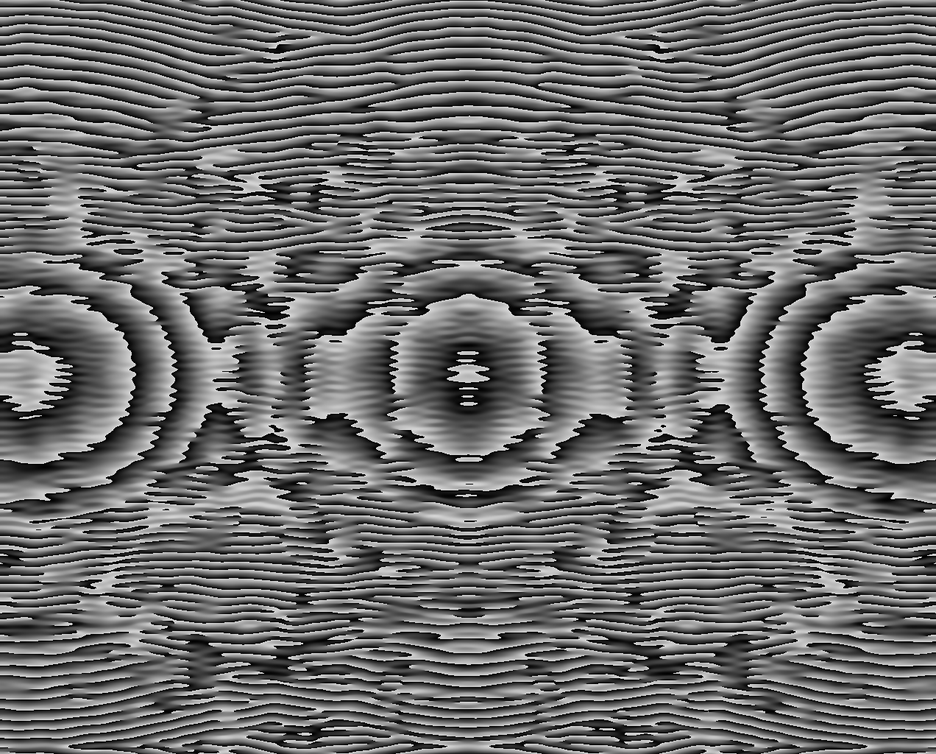
#> input picture test_4.bmp, 936 x 754 px, shrunk from 1272 x 1024 before the run
$ python -i psf_fingerprint_analyzer.py   (imports and definitions only)   (older library calls are emulated)
#> lines starting #> are read from the running program, lines starting #| are printed output that depends on the picture; after the words box and inside, x2 and y2 are one past the last pixel; in counts of white or black regions, pixels touching at a corner belong together
"""
PSF Fingerprint Analyzer - PSF 指纹分析器

Inspired by:
- prysm (brandondube): Optical diffraction propagation and PSF analysis
- HCIPy (ehpor): High-contrast imaging PSF simulation
- Picasso (jungmannlab): GPU-accelerated PSF fitting for localization

Core Innovation:
- PSF 指纹提取: 从光斑图像中提取独特 PSF 特征
- PSF 异常检测: 识别光学系统状态变化
- PSF 质量评分: 综合评估光斑聚焦质量
- PSF 变化追踪: 监测 PSF 随时间的漂移
- 纯 numpy+cv2 实现，零外部依赖
"""

from __future__ import annotations

from collections import deque
from dataclasses import dataclass
from typing import Deque, List, Optional, Tuple

import cv2
import numpy as np


@dataclass
class PSFFingerprintConfig:
    """PSF 指纹分析器配置"""
    # 分析区域大小 (像素)
    analysis_size: int = 64
    # Zernike 多项式最大阶数
    zernike_max_order: int = 4
    # PSF 特征维度
    feature_dim: int = 32
    # 异常检测历史窗口
    anomaly_window: int = 50
    # 异常检测阈值 (标准差倍数)
    anomaly_threshold: float = 3.0
    # PSF 漂移检测阈值 (像素)
    drift_threshold_px: float = 0.5
    # 是否启用 Zernike 分解
    zernike_enabled: bool = True
    # 是否启用对称性分析
    symmetry_enabled: bool = True


@dataclass
class PSFFingerprintReport:
    """PSF 指纹分析报告"""
    # PSF 特征向量
    fingerprint: np.ndarray
    # 聚焦质量评分 (0-1)
    focus_score: float
    # 对称性评分 (0-1)
    symmetry_score: float
    # Strehl 比估计
    strehl_estimate: float
    # PSF 宽度 (像素)
    psf_width_x: float
    psf_width_y: float
    # 椭圆度
    ellipticity: float
    # 是否异常
    is_anomaly: bool
    # 异常分数
    anomaly_score: float
    # PSF 漂移量 (像素)
    drift_from_reference: float
    # Zernike 系数 (如果启用)
    zernike_coeffs: Optional[List[float]] = None


class PSFFingerprintAnalyzer:
    """PSF 指纹分析器

    从光斑图像中提取 PSF 特征指纹，用于光学系统
    状态监测、异常检测和质量评估。

    Inspired by prysm's PSF analysis and Picasso's PSF fitting.
    """

    def __init__(self, config: Optional[PSFFingerprintConfig] = None):
        self.config = config or PSFFingerprintConfig()
        self._reference_fingerprint: Optional[np.ndarray] = None
        self._fingerprint_history: Deque[np.ndarray] = deque(maxlen=self.config.anomaly_window)
        self._focus_history: Deque[float] = deque(maxlen=self.config.anomaly_window)

    # [5 lines left out: function reset, not called in this run]

    @staticmethod
    def _skew(data: np.ndarray) -> float:
        """计算偏度 (Fisher's skewness)"""
        n = data.size
        if n < 3:
            return 0.0
        mean = np.mean(data)
        std = np.std(data)
        if std < 1e-10:
            return 0.0
        return float(np.mean(((data - mean) / std) ** 3))

    def set_reference(self, image: np.ndarray) -> None:
        """设置参考 PSF 指纹"""
        report = self.analyze(image)
        self._reference_fingerprint = report.fingerprint.copy()

    def _extract_psf_region(
        self, image: np.ndarray, center: Optional[Tuple[float, float]] = None
    ) -> np.ndarray:
        """提取 PSF 分析区域"""
        if len(image.shape) == 3:
            gray = cv2.cvtColor(image, cv2.COLOR_BGR2GRAY)
        else:
            gray = image.copy()

        h, w = gray.shape
        size = self.config.analysis_size

        if center is None:
            # 自动寻找最亮区域
            blurred = cv2.GaussianBlur(gray, (15, 15), 0)
            _, max_val, _, max_loc = cv2.minMaxLoc(blurred)
            cx, cy = max_loc
        else:
            cx, cy = int(center[0]), int(center[1])

        # 提取区域
        half = size // 2
        y_min = max(0, cy - half)
        y_max = min(h, cy + half)
        x_min = max(0, cx - half)
        x_max = min(w, cx + half)

        region = gray[y_min:y_max, x_min:x_max].copy()

        # 如果区域不够大，填充
        if region.shape[0] < size or region.shape[1] < size:
            padded = np.zeros((size, size), dtype=gray.dtype)
            padded[:region.shape[0], :region.shape[1]] = region
            region = padded

        return region

    def _compute_focus_score(self, region: np.ndarray) -> float:
        """计算聚焦评分 (Laplacian 方差法)"""
        laplacian = cv2.Laplacian(region.astype(np.float64), cv2.CV_64F)
        variance = float(np.var(laplacian))

        # 归一化到 [0, 1]
        # 使用经验阈值: 方差 > 500 认为聚焦良好
        score = min(1.0, variance / 500.0)
        return score

    def _compute_symmetry(self, region: np.ndarray) -> float:
        """计算 PSF 对称性评分"""
        h, w = region.shape
        cy, cx = h // 2, w // 2

        # 水平对称性
        left = region[:, :cx]
        right = np.flip(region[:, cx:], axis=1)
        min_w = min(left.shape[1], right.shape[1])
        left = left[:, :min_w]
        right = right[:, :min_w]
        h_sym = 1.0 - float(np.mean(np.abs(left.astype(float) - right.astype(float))) / 256.0)

        # 垂直对称性
        top = region[:cy, :]
        bottom = np.flip(region[cy:, :], axis=0)
        min_h = min(top.shape[0], bottom.shape[0])
        top = top[:min_h, :]
        bottom = bottom[:min_h, :]
        v_sym = 1.0 - float(np.mean(np.abs(top.astype(float) - bottom.astype(float))) / 256.0)

        return float((h_sym + v_sym) / 2.0)

    def _compute_psf_width(self, region: np.ndarray) -> Tuple[float, float]:
        """计算 PSF 宽度 (二阶矩)"""
        h, w = region.shape
        region_float = region.astype(np.float64)
        total = np.sum(region_float)
        if total < 1e-6:
            return float(w / 4), float(h / 4)

        yy, xx = np.mgrid[:h, :w]
        cx = float(np.sum(xx * region_float) / total)
        cy = float(np.sum(yy * region_float) / total)

        var_x = float(np.sum((xx - cx) ** 2 * region_float) / total)
        var_y = float(np.sum((yy - cy) ** 2 * region_float) / total)

        sigma_x = float(np.sqrt(max(0, var_x)))
        sigma_y = float(np.sqrt(max(0, var_y)))

        # FWHM = 2.355 * sigma
        return sigma_x * 2.355, sigma_y * 2.355

    def _estimate_strehl(self, region: np.ndarray) -> float:
        """估计 Strehl 比"""
        region_float = region.astype(np.float64)
        peak = float(np.max(region_float))
        mean = float(np.mean(region_float))

        if mean < 1e-6:
            return 0.0

        # Strehl ≈ peak / (total_energy * ideal_peak_density)
        total = float(np.sum(region_float))
        h, w = region.shape
        area = h * w

        # 理想 PSF 的峰值密度
        ideal_peak_density = total / area * 4.0  # 经验系数

        if ideal_peak_density < 1e-6:
            return 0.0

        strehl = min(1.0, peak / ideal_peak_density)
        return float(strehl)

    def _extract_fingerprint(self, region: np.ndarray) -> np.ndarray:
        """提取 PSF 特征指纹

        使用多尺度特征构建 PSF 指纹向量。
        """
        region_float = region.astype(np.float64)
        h, w = region_float.shape

        # 归一化
        max_val = np.max(region_float)
        if max_val > 0:
            normalized = region_float / max_val
        else:
            normalized = region_float

        features = []

        # 1. 径向强度分布 (8 个环)
        cy, cx = h // 2, w // 2
        max_radius = min(cy, cx)
        n_rings = 8
        for i in range(n_rings):
            r_inner = i * max_radius / n_rings
            r_outer = (i + 1) * max_radius / n_rings
            yy, xx = np.mgrid[:h, :w]
            dist = np.sqrt((xx - cx) ** 2 + (yy - cy) ** 2)
            mask = (dist >= r_inner) & (dist < r_outer)
            if np.any(mask):
                features.append(float(np.mean(normalized[mask])))
            else:
                features.append(0.0)

        # 2. 角度强度分布 (8 个扇区)
        n_sectors = 8
        for i in range(n_sectors):
            angle_min = i * 2 * np.pi / n_sectors
            angle_max = (i + 1) * 2 * np.pi / n_sectors
            yy, xx = np.mgrid[:h, :w]
            angles = np.arctan2(yy - cy, xx - cx)
            mask = (angles >= angle_min) & (angles < angle_max)
            if np.any(mask):
                features.append(float(np.mean(normalized[mask])))
            else:
                features.append(0.0)

        # 3. 统计特征 (8 个)
        features.extend([
            float(np.mean(normalized)),
            float(np.std(normalized)),
            float(np.max(normalized)),
            float(np.min(normalized)),
            float(np.median(normalized)),
            float(np.percentile(normalized, 90)),
            float(np.percentile(normalized, 10)),
            float(self._skew(normalized.flatten())) if normalized.size > 2 else 0.0,
        ])

        # 4. 频域特征 (8 个)
        fft = np.fft.fft2(normalized)
        fft_shift = np.fft.fftshift(np.abs(fft))
        fft_norm = fft_shift / (np.max(fft_shift) + 1e-10)
        fy, fx = np.mgrid[:h, :w]
        fx = fx - cx
        fy = fy - cy
        freq_dist = np.sqrt(fx ** 2 + fy ** 2).astype(float)
        n_freq = 8
        for i in range(n_freq):
            r_inner = i * max_radius / n_freq
            r_outer = (i + 1) * max_radius / n_freq
            mask = (freq_dist >= r_inner) & (freq_dist < r_outer)
            if np.any(mask):
                features.append(float(np.mean(fft_norm[mask])))
            else:
                features.append(0.0)

        fingerprint = np.array(features[:self.config.feature_dim], dtype=np.float64)

        # 归一化指纹
        norm = np.linalg.norm(fingerprint)
        if norm > 1e-10:
            fingerprint = fingerprint / norm

        return fingerprint

    def _detect_anomaly(self, fingerprint: np.ndarray) -> Tuple[bool, float]:
        """检测 PSF 异常

        Args:
            fingerprint: 当前 PSF 指纹

        Returns:
            (是否异常, 异常分数)
        """
        if len(self._fingerprint_history) < 5:
            return False, 0.0

        # 计算与历史指纹的马氏距离
        history = np.array(list(self._fingerprint_history))
        mean_fp = np.mean(history, axis=0)
        std_fp = np.std(history, axis=0) + 1e-10

        z_score = np.abs(fingerprint - mean_fp) / std_fp
        anomaly_score = float(np.max(z_score))

        is_anomaly = anomaly_score > self.config.anomaly_threshold
        return is_anomaly, anomaly_score

    def analyze(
        self, image: np.ndarray, center: Optional[Tuple[float, float]] = None
    ) -> PSFFingerprintReport:
        """分析光斑 PSF

        Args:
            image: BGR 或灰度图像
            center: 光斑中心 (可选，自动检测)

        Returns:
            PSFFingerprintReport 分析报告
        """
        region = self._extract_psf_region(image, center)

        # 提取特征
        fingerprint = self._extract_fingerprint(region)
        focus_score = self._compute_focus_score(region)
        symmetry_score = self._compute_symmetry(region)
        psf_wx, psf_wy = self._compute_psf_width(region)
        strehl = self._estimate_strehl(region)

        # 椭圆度
        if psf_wx > 1e-6:
            ellipticity = abs(psf_wx - psf_wy) / max(psf_wx, psf_wy)
        else:
            ellipticity = 0.0

        # 异常检测
        is_anomaly, anomaly_score = self._detect_anomaly(fingerprint)

        # PSF 漂移
        drift = 0.0
        if self._reference_fingerprint is not None:
            drift = float(np.linalg.norm(fingerprint - self._reference_fingerprint))

        # 更新历史
        self._fingerprint_history.append(fingerprint)
        self._focus_history.append(focus_score)

        return PSFFingerprintReport(
            fingerprint=fingerprint,
            focus_score=focus_score,
            symmetry_score=symmetry_score,
            strehl_estimate=strehl,
            psf_width_x=psf_wx,
            psf_width_y=psf_wy,
            ellipticity=ellipticity,
            is_anomaly=is_anomaly,
            anomaly_score=anomaly_score,
            drift_from_reference=drift,
        )

    # [11 lines left out: function get_diagnostics, not called in this run]

>>> import cv2
>>> picture = cv2.imread('../test_4.bmp')
#> picture is the input picture: shape (754, 936, 3); min 0, max 255, mean 107.8
>>> result = PSFFingerprintAnalyzer().set_reference(picture)
#> in _extract_psf_region, `blurred = cv2.GaussianBlur(gray, (15, 15), 0)`:
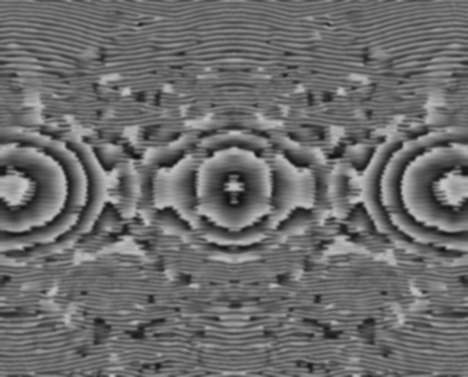
#> blurred: shape (754, 936) (shown at 1/2 size); min 13, max 199, mean 107.8
#> in _extract_psf_region, `_, max_val, _, max_loc = cv2.minMaxLoc(blurred)`: max_val = 199; max_loc = (44, 380)
#> in _extract_psf_region, `cx, cy = max_loc`: cx = 44; cy = 380
#> in _extract_psf_region, `y_min = max(0, cy - half)`: y_min = 348
#> in _extract_psf_region, `y_max = min(h, cy + half)`: y_max = 412
#> in _extract_psf_region, `x_min = max(0, cx - half)`: x_min = 12
#> in _extract_psf_region, `x_max = min(w, cx + half)`: x_max = 76
#> in _extract_psf_region, `region = gray[y_min:y_max, x_min:x_max].copy()`:
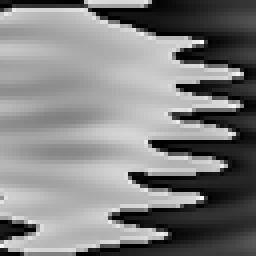
#> region: shape (64, 64) (shown 4 times larger); min 0, max 255, mean 128.1
#> in _extract_fingerprint, `max_val = np.max(region_float)`: max_val = 255
#> after the loop in _extract_fingerprint, `for i in range(n_rings):`: features = [0.793, 0.722, 0.666, 0.627, 0.601, 0.533, 0.485, 0.373]
#> the loop in _extract_fingerprint, `for i in range(n_sectors):` made 8 passes
#> (angle_min, angle_max) on passes 1 to 8: (0, 0.785), (0.785, 1.57), (1.57, 2.36), (2.36, 3.14), (3.14, 3.93), (3.93, 4.71), (4.71, 5.5), (5.5, 6.28)
#> pass 1, in _extract_fingerprint, `yy, xx = np.mgrid[:h, :w]`:
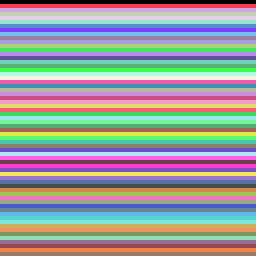
#> yy: shape (64, 64) int64 (shown 4 times larger); 64 distinct labels, from 0 to 63; one colour per label, 0 black
#> pass 1, in _extract_fingerprint, `mask = (angles >= angle_min) & (angles < angle_max)`:
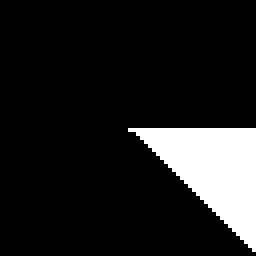
#> mask: shape (64, 64) bool (shown 4 times larger); 12.1% white; 1 white region, box (x1, y1, x2, y2) and area: (32, 32, 64, 63) 497
#> after the loop in _extract_fingerprint, `for i in range(n_sectors):`: features = [0.793, 0.722, 0.666, 0.627, 0.601, 0.533, 0.485, 0.373, 0.303, 0.34, 0.662, 0.637, 0.671, 0, 0, 0]
#> in _skew, `mean = np.mean(data)`: mean = 0.502
#> in _skew, `std = np.std(data)`: std = 0.287
#> after the loop in _extract_fingerprint, `for i in range(n_freq):`: features = 32 values, max 1 at index 18, min -0.554 at index 23, mean 0.32
#> in _extract_fingerprint, `fingerprint = np.array(features[:self.config.feature_dim], dtype=np.fl..`: fingerprint has the same summary as features
#> in _extract_fingerprint, `norm = np.linalg.norm(fingerprint)`: norm = 2.68
#> in _extract_fingerprint, `fingerprint = fingerprint / norm`: fingerprint = 32 values, max 0.373 at index 18, min -0.207 at index 23, mean 0.119
#> in _compute_focus_score, `laplacian = cv2.Laplacian(region.astype(np.float64), cv2.CV_64F)`:
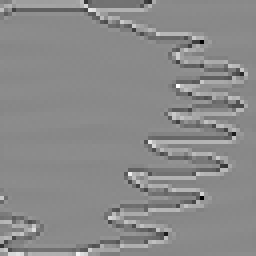
#> laplacian: shape (64, 64) float64 (shown 4 times larger); min -630, max 533, mean 0.5; drawn with min black and max white
#> in _compute_focus_score, `variance = float(np.var(laplacian))`: variance = 6940.4
#> in _compute_focus_score, `score = min(1.0, variance / 500.0)`: score = 1
#> in _compute_symmetry, `right = np.flip(region[:, cx:], axis=1)`:
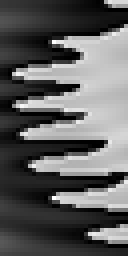
#> right: shape (64, 32) (shown 4 times larger); min 0, max 255, mean 94
#> in _compute_symmetry, `h_sym = 1.0 - float(np.mean(np.abs(left.astype(float) - right.astype(f..`: h_sym = 0.656
#> in _compute_symmetry, `bottom = np.flip(region[cy:, :], axis=0)`:
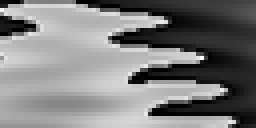
#> bottom: shape (32, 64) (shown 4 times larger); min 0, max 255, mean 125.1
#> in _compute_symmetry, `v_sym = 1.0 - float(np.mean(np.abs(top.astype(float) - bottom.astype(f..`: v_sym = 0.799
#> in analyze, `symmetry_score = self._compute_symmetry(region)`: symmetry_score = 0.727
#> in _compute_psf_width, `total = np.sum(region_float)`: total = 524545
#> in _compute_psf_width, `cx = float(np.sum(xx * region_float) / total)`: cx = 26.06
#> in _compute_psf_width, `cy = float(np.sum(yy * region_float) / total)`: cy = 31.2
#> in _compute_psf_width, `var_x = float(np.sum((xx - cx) ** 2 * region_float) / total)`: var_x = 266
#> in _compute_psf_width, `var_y = float(np.sum((yy - cy) ** 2 * region_float) / total)`: var_y = 296.2
#> in _compute_psf_width, `sigma_x = float(np.sqrt(max(0, var_x)))`: sigma_x = 16.31
#> in _compute_psf_width, `sigma_y = float(np.sqrt(max(0, var_y)))`: sigma_y = 17.21
#> in analyze, `psf_wx, psf_wy = self._compute_psf_width(region)`: psf_wx = 38.41; psf_wy = 40.53
#> in _estimate_strehl, `peak = float(np.max(region_float))`: peak = 255
#> in _estimate_strehl, `mean = float(np.mean(region_float))`: mean = 128.1
#> in _estimate_strehl, `total = float(np.sum(region_float))`: total = 524545
#> in _estimate_strehl, `ideal_peak_density = total / area * 4.0`: ideal_peak_density = 512.3
#> in _estimate_strehl, `strehl = min(1.0, peak / ideal_peak_density)`: strehl = 0.498
#> in analyze, `ellipticity = abs(psf_wx - psf_wy) / max(psf_wx, psf_wy)`: ellipticity = 0.0523
#> in analyze, `is_anomaly, anomaly_score = self._detect_anomaly(fingerprint)`: is_anomaly = False; anomaly_score = 0
#> in set_reference, `self._reference_fingerprint = report.fingerprint.copy()`: self._reference_fingerprint has the same summary as fingerprint in _extract_fingerprint

$ run again, on Direct_Analytic_3Spots_1272x1024.bmp
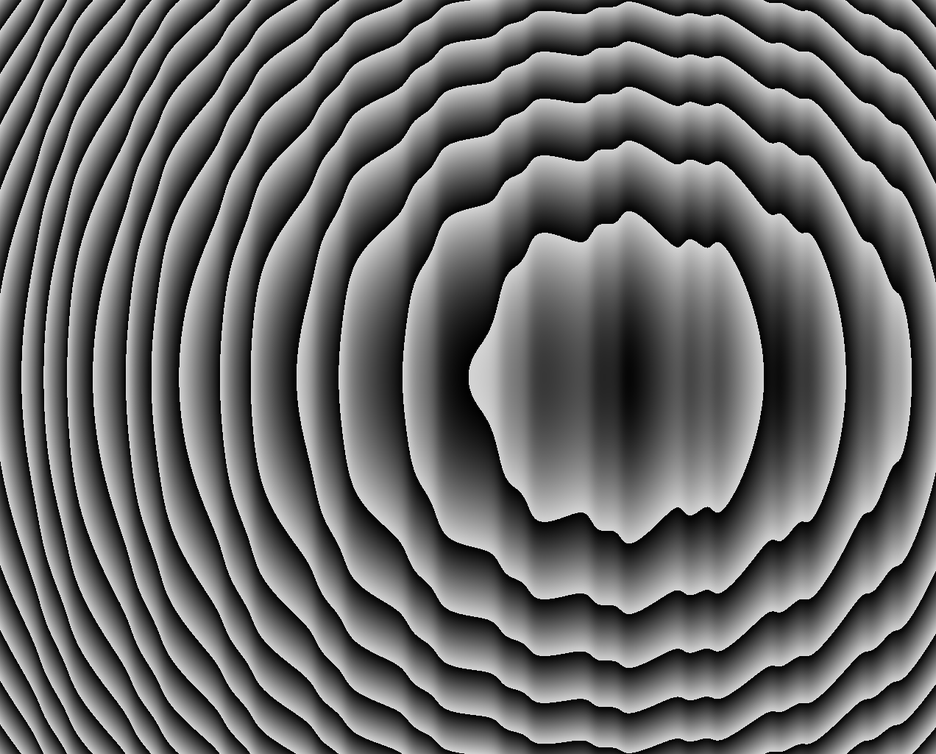
#> input picture Direct_Analytic_3Spots_1272x1024.bmp, 936 x 754 px, shrunk from 1272 x 1024 before the run
#> picture is the input picture: shape (754, 936, 3); min 0, max 242, mean 105.3
#> in _extract_psf_region, `_, max_val, _, max_loc = cv2.minMaxLoc(blurred)`: max_val = 208; max_loc = (479, 359)
#> in _extract_psf_region, `cx, cy = max_loc`: cx = 479; cy = 359
#> y_min = 327
#> y_max = 391
#> x_min = 447
#> x_max = 511
#> in _extract_fingerprint, `max_val = np.max(region_float)`: max_val = 240
#> after the loop in _extract_fingerprint, `for i in range(n_rings):`: features = [0.868, 0.832, 0.619, 0.536, 0.478, 0.437, 0.407, 0.382]
#> the loop in _extract_fingerprint, `for i in range(n_sectors):` made 8 passes
#> (angle_min, angle_max) on passes 1 to 8: (0, 0.785), (0.785, 1.57), (1.57, 2.36), (2.36, 3.14), (3.14, 3.93), (3.93, 4.71), (4.71, 5.5), (5.5, 6.28)
#> after the loop in _extract_fingerprint, `for i in range(n_sectors):`: features = [0.868, 0.832, 0.619, 0.536, 0.478, 0.437, 0.407, 0.382, 0.666, 0.786, 0.514, 0.117, 0.231, 0, 0, 0]
#> in _skew, `mean = np.mean(data)`: mean = 0.443
#> std = 0.36
#> after the loop in _extract_fingerprint, `for i in range(n_freq):`: features = 32 values, max 1 at index 18, min -0.0699 at index 23, mean 0.318
#> in _extract_fingerprint, `fingerprint = np.array(features[:self.config.feature_dim], dtype=np.fl..`: fingerprint has the same summary as features
#> norm = 2.58
#> in _extract_fingerprint, `fingerprint = fingerprint / norm`: fingerprint = 32 values, max 0.388 at index 18, min -0.0271 at index 23, mean 0.123
#> in _compute_focus_score, `laplacian = cv2.Laplacian(region.astype(np.float64), cv2.CV_64F)`:
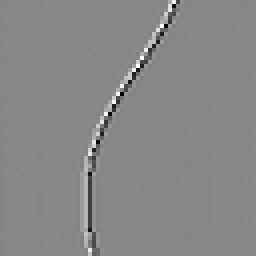
#> laplacian: shape (64, 64) float64 (shown 4 times larger); min -364, max 322, mean 0; drawn with min black and max white
#> variance = 1361.5
#> score = 1
#> h_sym = 0.522
#> in _compute_symmetry, `bottom = np.flip(region[cy:, :], axis=0)`:
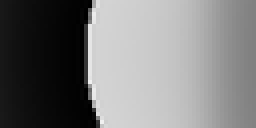
#> bottom: shape (32, 64) (shown 4 times larger); min 0, max 240, mean 122.4
#> v_sym = 0.823
#> symmetry_score = 0.673
#> in _compute_psf_width, `total = np.sum(region_float)`: total = 435929
#> in _compute_psf_width, `cx = float(np.sum(xx * region_float) / total)`: cx = 41.69
#> in _compute_psf_width, `cy = float(np.sum(yy * region_float) / total)`: cy = 34.58
#> var_x = 177.5
#> var_y = 313.5
#> sigma_x = 13.32
#> sigma_y = 17.71
#> psf_wx = 31.38; psf_wy = 41.7
#> peak = 240
#> in _estimate_strehl, `mean = float(np.mean(region_float))`: mean = 106.4
#> in _estimate_strehl, `total = float(np.sum(region_float))`: total = 435929
#> ideal_peak_density = 425.7
#> in _estimate_strehl, `strehl = min(1.0, peak / ideal_peak_density)`: strehl = 0.564
#> ellipticity = 0.248
#> is_anomaly = False; anomaly_score = 0
#> self._reference_fingerprint has the same summary as fingerprint in _extract_fingerprint
